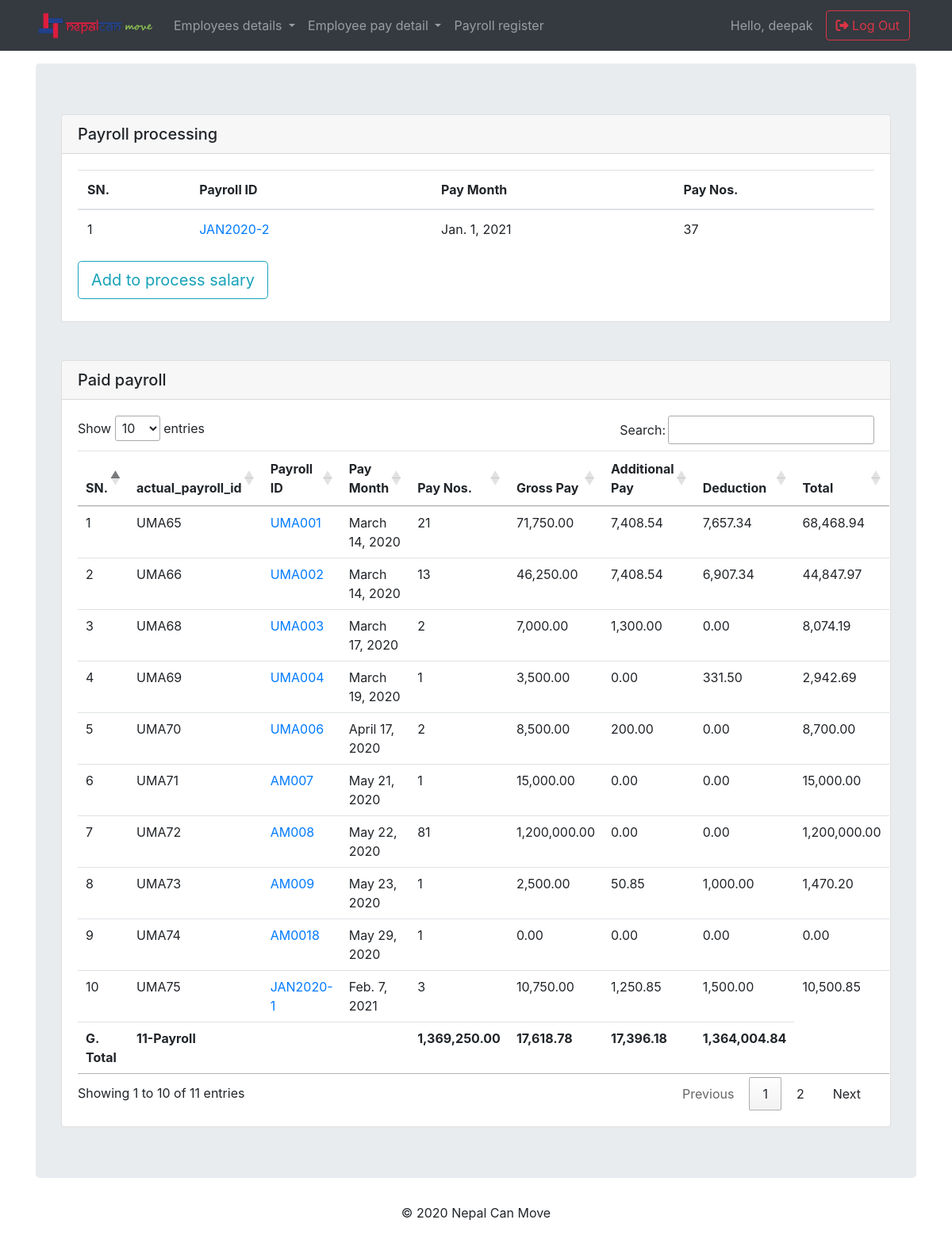
Screenshot of /payroll/payroll_list/ (signed in) with the database file from the repository.
### payroll/models.py (models this page shows, shortened)
class ProcessSalary(models.Model):
    payroll_id      = models.CharField(max_length=90, blank=True,null=True)
    salary_month    = models.DateField(default =datetime.datetime.now)
    employee        = models.ManyToManyField(Payslip, related_name='employee_name')
    start_date      = models.DateField()
    finish_date     = models.DateField()
    SALARY_TYPES    = (('Normal', 'Normal'),
                      ('Adjustment', 'Adjustment'),)
    salary_type     = models.CharField(max_length=60, default=SALARY_TYPES[0][0], choices=SALARY_TYPES, blank=True,null=True)
    SALARY_STATUS   = (('Processing', 'Processing'),
                      ('Processed', 'Processed'),
                      ('Paid', 'Paid'),)
    status          = models.CharField(max_length=60, default=SALARY_STATUS[0][0], choices=SALARY_STATUS, blank=True,null=True)
    employee_count  = models.IntegerField(null=True, blank=True,default=0)
    gross_pay       = models.DecimalField(max_digits=12, decimal_places=2, blank=True,null=True)
    actual_gross_pay= models.DecimalField(max_digits=12, decimal_places=2, blank=True,null=True)
    Additional_pay  = models.DecimalField(max_digits=12, decimal_places=2, blank=True,null=True)
    deduction       = models.DecimalField(max_digits=12, decimal_places=2, blank=True,null=True)
    total           = models.DecimalField(max_digits=12, decimal_places=2, blank=True,null=True)
    @property
    def actual_payroll_id(self):
        return "UMA" + str(self.id)

### payroll/views.py (the view)
# urls.py: path('payroll_list/',views.ListofPayroll, name="payroll_list"),
def ListofPayroll(request):
    data2 = models.ProcessSalary.objects.filter(status="Processing")
    data = models.ProcessSalary.objects.filter(status="Paid")
    datas2 = []
    datas = []
    for ps in data:
        emp_count = ps.employee.all().count()
        datas.append([ps,emp_count])
    payroll_count = data.count()
    total_gross = data.aggregate(Sum('gross_pay'))['gross_pay__sum']
    total_additional_pay = data.aggregate(Sum('Additional_pay'))['Additional_pay__sum']
    total_deduction = data.aggregate(Sum('deduction'))['deduction__sum']
    grand_total = data.aggregate(Sum('total'))['total__sum']
    total_gro = total_gross or 0
    total_add = total_additional_pay or 0
    total_ded = total_deduction or 0
    grand_tot = grand_total or 0
    tot_gro = (round(total_gro,2))
    tot_add_pay = (round(total_add,2)) or 0
    tot_ded = (round(total_ded,2)) or 0
    gra_tot = (round(grand_tot,2)) or 0
    for pay in data2:
        emp_count = pay.employee.all().count()
        datas2.append([pay,emp_count])
    payroll_count2 = data2.count()
    total_gross2 = data2.aggregate(Sum('gross_pay'))['gross_pay__sum']
    total_additional_pay2 = data2.aggregate(Sum('Additional_pay'))['Additional_pay__sum']
    total_deduction2 = data2.aggregate(Sum('deduction'))['deduction__sum']
    grand_total2 = data2.aggregate(Sum('total'))['total__sum']
    total_gro2 = total_gross2 or 0
    total_add2 = total_additional_pay2 or 0
    total_ded2 = total_deduction2 or 0
    grand_tot2 = grand_total2 or 0
    tot_gro2 = (round(total_gro2,2))
    tot_add_pay2 = (round(total_add2,2)) or 0
    tot_ded2 = (round(total_ded2,2)) or 0
    gra_tot2 = (round(grand_tot2,2)) or 0
    return render(request,'payroll/payroll_list.html',
        {'data':datas,
        'payroll_count':payroll_count,
        'tot_gro':tot_gro,
        'tot_add_pay':tot_add_pay,
        'tot_ded':tot_ded,
        'gra_tot':gra_tot,
        'data2':datas2,
        'payroll_count2':payroll_count2,
        'tot_gro2':tot_gro2,
        'tot_add_pay2':tot_add_pay2,
        'tot_ded2':tot_ded2,
        'gra_tot2':gra_tot2,
        })

### payroll/templates/payroll/payroll_list.html (shortened to what this page needs)
{% extends "base.html" %}
{% block content %}
{% load humanize %}
<div class="jumbotron">
  <div class="card mb-5">
  <h5 class="card-header">Payroll processing</h5>
  <div class="card-body">
    <table class="table table-hover">
      <thead>
        <tr>
          <th scope="col">SN.</th>
          <th scope="col">Payroll ID</th>
          <th scope="col">Pay Month</th>
          <th scope="col">Pay Nos.</th>
        </tr>
      </thead>
      <tbody>
        {% for pay in data2 %}
        <tr>
          <td scope="row">{{ forloop.counter }}</td>
          <td scope="row"> <a href="{% url 'payroll:payroll_detail' pk=pay.0.pk %}">
            {{ pay.0.payroll_id }} </a></td>
          <td scope="row">{{ pay.0.salary_month }}</td>
          <td scope="row"> {{pay.1}}</td>
        {% endfor %}
      </tbody>
    </table>
    <a class="btn btn-outline-info btn-lg mb-2" href="{% url 'payroll:process_salary_create' %}" role="button">Add to process salary</a>
  </div>
</div>
<div class="card">
<h5 class="card-header">Paid payroll</h5>
<div class="card-body">
  <table class="table table-hover" id="table_id">
    <thead>
      <tr>
        <th scope="col">SN.</th>
        <th>actual_payroll_id</th>
        <th scope="col">Payroll ID</th>
        <th scope="col">Pay Month</th>
        <th scope="col">Pay Nos.</th>
        <th scope="col">Gross Pay</th>
        <th scope="col">Additional Pay</th>
        <th scope="col">Deduction</th>
        <th scope="col">Total</th>
      </tr>
    </thead>
    <tbody>
      {% for payroll in data %}
      <tr>
        <td scope="row">{{ forloop.counter }}</td>
        <td>{{payroll.0.actual_payroll_id}}</td>
        <td scope="row"> <a href="{% url 'payroll:process_salary' pk=payroll.0.pk %}">
          {{ payroll.0.payroll_id }} </a></td>
        <td scope="row">{{ payroll.0.salary_month }}</td>
        <td scope="row"> {{payroll.1}}</td>
        <td scope="row">{{ payroll.0.gross_pay|intcomma }}</td>
        <td scope="row">{{ payroll.0.Additional_pay|intcomma }}</td>
        <td scope="row">{{ payroll.0.deduction|intcomma}}</td>
        <td scope="row">{{ payroll.0.total|intcomma }}</td>
      {% endfor %}
    </tbody>
    <tr>
      <th scope="col">G. Total</th>
      <th scope="col">{{payroll_count}}-Payroll</th>
      <th scope="col"> {{getps}} </th>
      <th scope="col"> </th>
      <th scope="col">{{tot_gro|intcomma}}</th>
      <th scope="col">{{tot_add_pay|intcomma}}</th>
      <th scope="col">{{tot_ded|intcomma}}</th>
      <th scope="col">{{gra_tot|intcomma}}</th>
    </tr>
  </table>
</div>
</div>
</div>
{% endblock %}

### templates/base.html (shortened to what this page needs)
<!doctype html>
{% load static %}
<html lang="en">
<head>
  <link rel="stylesheet" href="https://stackpath.bootstrapcdn.com/bootstrap/4.4.1/css/bootstrap.min.css">
  <link rel="stylesheet" type="text/css" href="https://cdn.datatables.net/1.10.20/css/jquery.dataTables.css">
  <link rel="stylesheet" href="{% static 'css/stylesheet.css'%}">
</head>
<body>
  {% if user.is_superuser %}
  <nav class="navbar navbar-expand-lg navbar-dark bg-dark static-top">
    <div class="container">
      <a class="navbar-brand" href="#">
        <img src="{% static 'images/NCMLogo.png' %}" alt="ncm-logo" width='150px'>
      </a>
      <div class="collapse navbar-collapse" id="navbarResponsive">
        <ul class="navbar-nav mr-auto">
          <li class="nav-item dropdown">
            <a class="nav-link dropdown-toggle" href="{% url 'payroll:employee_list' %}" id="navbarDropdown" role="button" data-toggle="dropdown" aria-haspopup="true" aria-expanded="false">
              Employees details
            </a>
          </li>
          <li class="nav-item dropdown">
            <a class="nav-link dropdown-toggle" href="#" id="navbarDropdown" role="button" data-toggle="dropdown" aria-haspopup="true" aria-expanded="false">
              Employee pay detail
            </a>
          </li>
          <li class="nav-item">
            <a class="nav-link" href="{% url 'payroll:payroll_register' %}">Payroll register</a>
          </li>
        </ul>
        <span class="navbar-text mr-3">
          Hello, {{user.username }}
        </span>
        <form class="form-inline my-2 my-lg-0">
          <a href="{% url 'accounts:logout' %}" class="btn btn-outline-danger mr-2 "><i class="fas fa-sign-out-alt"></i> Log Out</a>
        </form>
      </div>
    </div>
  </nav>
  {% endif %}
  <div class="container mycontent">
    {% block content %}
    {% endblock %}
  </div>
  <footer class="page-footer">
    <div class="container">
      <p class="text-center">© 2020 Nepal Can Move </p>
    </div>
  </footer>
</body>
</html>

### rows the page displays
ProcessSalary: payroll "JAN2020-2", salary_month "Jan. 1, 2021", pay "37"
ProcessSalary: id "UMA65", payroll "UMA001", salary_month "March 14, 2020", payroll "21", gross_pay "71,750.00", Additional_pay "7,408.54", deduction "7,657.34", total "68,468.94"
ProcessSalary: id "UMA66", payroll "UMA002", salary_month "March 14, 2020", payroll "13", gross_pay "46,250.00", Additional_pay "7,408.54", deduction "6,907.34", total "44,847.97"
ProcessSalary: id "UMA68", payroll "UMA003", salary_month "March 17, 2020", payroll "2", gross_pay "7,000.00", Additional_pay "1,300.00", deduction "0.00", total "8,074.19"
ProcessSalary: id "UMA69", payroll "UMA004", salary_month "March 19, 2020", payroll "1", gross_pay "3,500.00", Additional_pay "0.00", deduction "331.50", total "2,942.69"
ProcessSalary: id "UMA70", payroll "UMA006", salary_month "April 17, 2020", payroll "2", gross_pay "8,500.00", Additional_pay "200.00", deduction "0.00", total "8,700.00"
ProcessSalary: id "UMA71", payroll "AM007", salary_month "May 21, 2020", payroll "1", gross_pay "15,000.00", Additional_pay "0.00", deduction "0.00", total "15,000.00"
ProcessSalary: id "UMA72", payroll "AM008", salary_month "May 22, 2020", payroll "81", gross_pay "1,200,000.00", Additional_pay "0.00", deduction "0.00", total "1,200,000.00"
ProcessSalary: id "UMA73", payroll "AM009", salary_month "May 23, 2020", payroll "1", gross_pay "2,500.00", Additional_pay "50.85", deduction "1,000.00", total "1,470.20"
ProcessSalary: id "UMA74", payroll "AM0018", salary_month "May 29, 2020", payroll "1", gross_pay "0.00", Additional_pay "0.00", deduction "0.00", total "0.00"
ProcessSalary: id "UMA75", payroll "JAN2020-1", salary_month "Feb. 7, 2021", payroll "3", gross_pay "10,750.00", Additional_pay "1,250.85", deduction "1,500.00", total "10,500.85"

### other values shown
{{ user.username }} "deepak"
{{ payroll_count }} "11"
{{ tot_gro|intcomma }} "1,369,250.00"
{{ tot_add_pay|intcomma }} "17,618.78"
{{ tot_ded|intcomma }} "17,396.18"
{{ gra_tot|intcomma }} "1,364,004.84"
